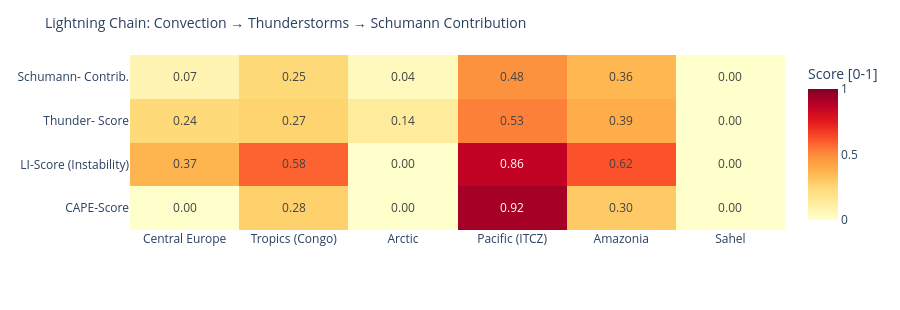

Notebook code for this chart:
### Code cell
# ============================================================
# LIGHTNING CHAIN: Convection → Thunderstorms → Schumann
# Shows the causal chain per measurement point as heatmap
# ============================================================

def cape_score(v):
    """CAPE → normalized score [0,1]"""
    if v is None or pd.isna(v): return 0.0
    return min(1.0, float(v) / 3000)

def li_score(v):
    """Lifted Index: negative = unstable → score [0,1]"""
    if v is None or pd.isna(v): return 0.3
    return min(1.0, max(0.0, (-float(v) + 6) / 12))

def cloud_score(v):
    if v is None or pd.isna(v): return 0.3
    return float(v) / 100

def thunder_score(row):
    """Kombinierter Gewitterwahrscheinlichkeits-Score
    CAPE + LI + Bedeckung + WMO-Gewitter + konvektiver Niederschlag (showers)
    Hinweis: X-Ray und Kp sind kein Bestandteil – nur geomagn./solarer Kontext.
    """
    cs = cape_score(row.get('cape'))
    ls = li_score(row.get('li'))
    cl = cloud_score(row.get('cloud'))
    t  = 1.0 if row.get('thunderstorm') else 0.0
    # Convective precipitation (showers) as additional indicator
    sh = min(1.0, (row.get('showers') or 0) / 5.0)
    return round(cs * 0.30 + ls * 0.25 + cl * 0.15 + t * 0.20 + sh * 0.10, 3)

def schumann_contribution(t_score, lat):
    """Schumann contribution: higher in tropics (±30°), scaled by thunderstorm score"""
    lat_weight = max(0.3, 1.0 - abs(lat) / 60)
    return round(t_score * lat_weight, 3)

df_atm['cape_score']   = df_atm.apply(lambda r: cape_score(r['cape']), axis=1)
df_atm['li_score']     = df_atm.apply(lambda r: li_score(r['li']),    axis=1)
df_atm['thunder_score']= df_atm.apply(lambda r: thunder_score(r.to_dict()), axis=1)
df_atm['schumann_contribution'] = df_atm.apply(
    lambda r: schumann_contribution(r['thunder_score'], r['lat']), axis=1)

metrics = ['cape_score', 'li_score', 'thunder_score', 'schumann_contribution']
labels  = ['CAPE-Score', 'LI-Score\n(Instability)', 'Thunder-\nScore', 'Schumann-\nContrib.']
z_data  = [df_atm[m].tolist() for m in metrics]

fig = go.Figure(go.Heatmap(
    z=z_data,
    x=df_atm['point'].tolist(),
    y=labels,
    colorscale='YlOrRd',
    zmin=0, zmax=1,
    text=[[f'{v:.2f}' for v in row] for row in z_data],
    texttemplate='%{text}', textfont=dict(size=12),
    colorbar=dict(title='Score [0-1]')
))
fig.update_layout(
    title=dict(text='Lightning Chain: Convection → Thunderstorms → Schumann Contribution', font=dict(size=14)),
    height=310,
    plot_bgcolor='rgba(0,0,0,0)', paper_bgcolor='rgba(0,0,0,0)',
    margin=dict(l=130, r=80, t=55, b=80)
)
fig.show()

### Figure 1 — Plotly figure (JSON) as saved in the notebook; plotly's stock layout.template omitted (floating-point values rounded to 4 significant figures)
{"data": [{"colorbar": {"title": {"text": "Score [0-1]"}}, "colorscale": [[0.0, "rgb(255,255,204)"], [0.125, "rgb(255,237,160)"], [0.25, "rgb(254,217,118)"], [0.375, "rgb(254,178,76)"], [0.5, "rgb(253,141,60)"], [0.625, "rgb(252,78,42)"], [0.75, "rgb(227,26,28)"], [0.875, "rgb(189,0,38)"], [1.0, "rgb(128,0,38)"]], "text": [["0.00", "0.28", "0.00", "0.92", "0.30", "0.00"], ["0.37", "0.58", "0.00", "0.86", "0.62", "0.00"], ["0.24", "0.27", "0.14", "0.53", "0.39", "0.00"], ["0.07", "0.25", "0.04", "0.48", "0.36", "0.00"]], "textfont": {"size": 12}, "texttemplate": "%{text}", "type": "heatmap", "x": ["Central Europe", "Tropics (Congo)", "Arctic", "Pacific (ITCZ)", "Amazonia", "Sahel"], "y": ["CAPE-Score", "LI-Score\n(Instability)", "Thunder-\nScore", "Schumann-\nContrib."], "z": [[0.0, 0.2767, 0.0, 0.9233, 0.2967, 0.0], [0.3667, 0.5833, 0.0, 0.8583, 0.6167, 0.0], [0.242, 0.265, 0.138, 0.526, 0.392, 0.0], [0.073, 0.247, 0.041, 0.482, 0.359, 0.0]], "zmax": 1, "zmin": 0}], "layout": {"height": 310, "margin": {"b": 80, "l": 130, "r": 80, "t": 55}, "paper_bgcolor": "rgba(0,0,0,0)", "plot_bgcolor": "rgba(0,0,0,0)", "title": {"font": {"size": 14}, "text": "Lightning Chain: Convection → Thunderstorms → Schumann Contribution"}}}
